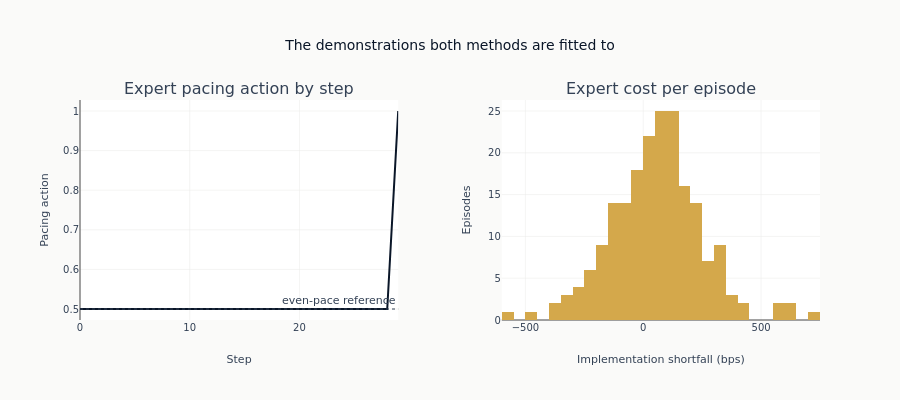

The notebook cell saved with this chart:
### Markdown cell above
### What the demonstrations look like

The pacing action the expert takes is what both methods below are fitted to,
so it is worth seeing before anything is fitted. The left panel is the mean
action at each step; the right is the distribution of episode costs.

The left panel is the harder half of the inference problem drawn. The expert's
action is the reference pace at every step and the conversion's maximum on the
last one, so the demonstrations carry two distinct actions and no variation
that any state variable could explain. What varies across the demonstrations
is the market the constant action was taken in. A reward inferred from this
has almost nothing to separate the features by, which is the setting in which
non-identifiability stops being a caveat and starts being the result.

### Code cell
expert_action_matrix = np.vstack([traj["actions"] for traj in expert_data["trajectories"]])
fig = make_subplots(
    rows=1,
    cols=2,
    subplot_titles=("Expert pacing action by step", "Expert cost per episode"),
    horizontal_spacing=0.14,
)
fig.add_trace(
    go.Scatter(
        x=list(range(expert_action_matrix.shape[1])),
        y=expert_action_matrix.mean(axis=0),
        line=dict(color=COLORS["blue"], width=2),
        showlegend=False,
    ),
    row=1,
    col=1,
)
fig.add_hline(
    y=0.5,
    line=dict(color=COLORS["neutral"], width=1, dash="dot"),
    annotation_text="even-pace reference",
    row=1,
    col=1,
)
fig.add_trace(
    go.Histogram(
        x=expert_shortfalls_bps,
        marker_color=COLORS["amber"],
        showlegend=False,
    ),
    row=1,
    col=2,
)
fig.update_yaxes(title_text="Pacing action", row=1, col=1)
fig.update_xaxes(title_text="Step", row=1, col=1)
fig.update_yaxes(title_text="Episodes", row=1, col=2)
fig.update_xaxes(title_text="Implementation shortfall (bps)", row=1, col=2)
fig.update_layout(
    title="The demonstrations both methods are fitted to",
    height=400,
)
show_plotly_with_alt(
    fig,
    "Two panels describing the expert demonstrations. Left: the mean pacing action at each step, flat at the even-pace reference until the final step, where the conversion returns its maximum. Right: a histogram of the implementation shortfall each demonstration episode produced.",
)

### Figure 1 — Plotly figure (JSON) as saved in the notebook; plotly's stock layout.template omitted (floating-point values rounded to 4 significant figures; data arrays with more than 128 entries replaced by an {"elided": "..."} marker saying what was removed)
{"data": [{"line": {"color": "#0a1628", "width": 2}, "showlegend": false, "type": "scatter", "x": [0, 1, 2, 3, 4, 5, 6, 7, 8, 9, 10, 11, 12, 13, 14, 15, 16, 17, 18, 19, 20, 21, 22, 23, 24, 25, 26, 27, 28, 29], "xaxis": "x", "y": [0.5, 0.5, 0.5, 0.5, 0.5, 0.5, 0.5, 0.5, 0.5, 0.5, 0.5, 0.5, 0.5, 0.5, 0.5, 0.5, 0.5, 0.5, 0.5, 0.5, 0.5, 0.5, 0.5, 0.5, 0.5, 0.5, 0.5, 0.5, 0.5, 1.0], "yaxis": "y"}, {"marker": {"color": "#D4A84B"}, "showlegend": false, "type": "histogram", "x": {"elided": "200 float values"}, "xaxis": "x2", "yaxis": "y2"}], "layout": {"annotations": [{"font": {"size": 16}, "showarrow": false, "text": "Expert pacing action by step", "x": 0.215, "xanchor": "center", "xref": "paper", "y": 1.0, "yanchor": "bottom", "yref": "paper"}, {"font": {"size": 16}, "showarrow": false, "text": "Expert cost per episode", "x": 0.785, "xanchor": "center", "xref": "paper", "y": 1.0, "yanchor": "bottom", "yref": "paper"}, {"showarrow": false, "text": "even-pace reference", "x": 1, "xanchor": "right", "xref": "x domain", "y": 0.5, "yanchor": "bottom", "yref": "y"}], "height": 400, "shapes": [{"line": {"color": "#334155", "dash": "dot", "width": 1}, "type": "line", "x0": 0, "x1": 1, "xref": "x domain", "y0": 0.5, "y1": 0.5, "yref": "y"}], "title": {"text": "The demonstrations both methods are fitted to"}, "xaxis": {"anchor": "y", "domain": [0.0, 0.43], "title": {"text": "Step"}}, "xaxis2": {"anchor": "y2", "domain": [0.57, 1.0], "title": {"text": "Implementation shortfall (bps)"}}, "yaxis": {"anchor": "x", "domain": [0.0, 1.0], "title": {"text": "Pacing action"}}, "yaxis2": {"anchor": "x2", "domain": [0.0, 1.0], "title": {"text": "Episodes"}}}}
